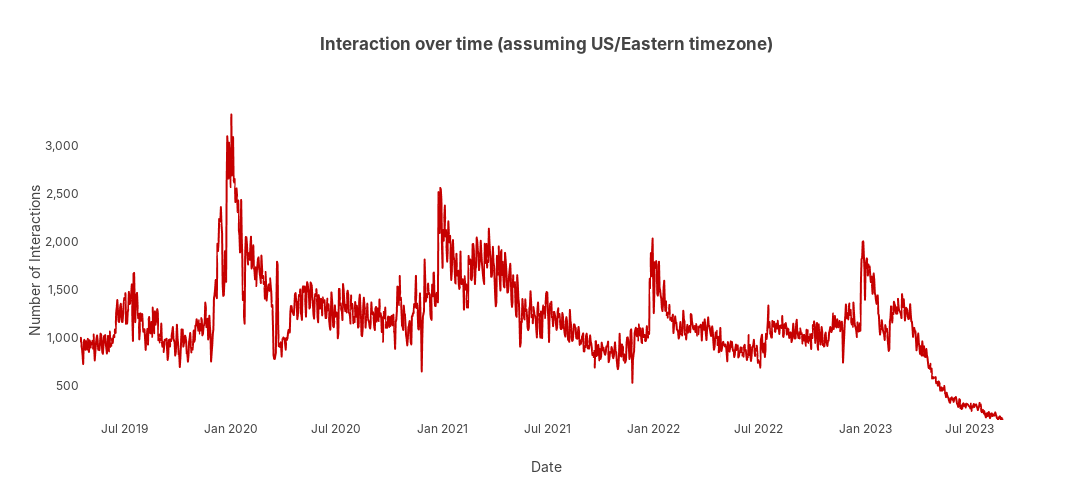

Notebook source saved alongside this figure:
### Markdown cell above
However, we would like to inspect the data to make sure we choose a representative subset of data. The most recent data might have less data due to cutoff and other things we don't know.

### Code cell
def plot_interaction_over_time(df, timezone='US/Eastern'):
    plot_df = df.assign(
        timestamp_date=df['timestamp'].dt.tz_localize('UTC').dt.tz_convert(timezone).dt.date
    )
    
    plot_agg_df = plot_df.groupby('timestamp_date').size()
    
    # Create the plot
    fig = px.line(
        x=plot_agg_df.index,
        y=plot_agg_df.values,
        labels={'x': 'Date', 'y': 'Number of Interactions'},
        title=f'Interaction over time (assuming {timezone} timezone)',
        height=500,
        width=1100
    )

    fig.update_layout(yaxis=dict(showticklabels=True, tickformat=","))

    fig.show()

timezone = 'US/Eastern'  # Assume this time zone because the data is Amazon Data
plot_interaction_over_time(raw_df, timezone)

### Figure 1 — Plotly figure (JSON) as saved in the notebook; plotly's stock layout.template omitted (floating-point values rounded to 4 significant figures; data arrays with more than 128 entries replaced by an {"elided": "..."} marker saying what was removed)
{"data": [{"hovertemplate": "Date=%{x}<br>Number of Interactions=%{y}<extra></extra>", "legendgroup": "", "line": {"color": "#c60000", "dash": "solid"}, "marker": {"symbol": "circle"}, "mode": "lines", "name": "", "showlegend": false, "type": "scattergl", "x": {"elided": "8731 str values"}, "xaxis": "x", "y": {"elided": "8731 int values"}, "yaxis": "y"}], "layout": {"height": 500, "legend": {"tracegroupgap": 0}, "title": {"text": "Interaction over time (assuming US/Eastern timezone)"}, "width": 1100, "xaxis": {"anchor": "y", "autorange": false, "domain": [0, 1], "range": ["2019-04-15 12:22:58.7234", "2023-09-12"], "title": {"text": "Date"}, "type": "date"}, "yaxis": {"anchor": "x", "autorange": false, "domain": [0, 1], "range": [140.7, 3478.0], "showticklabels": true, "tickformat": ",", "title": {"text": "Number of Interactions"}, "type": "linear"}}}
